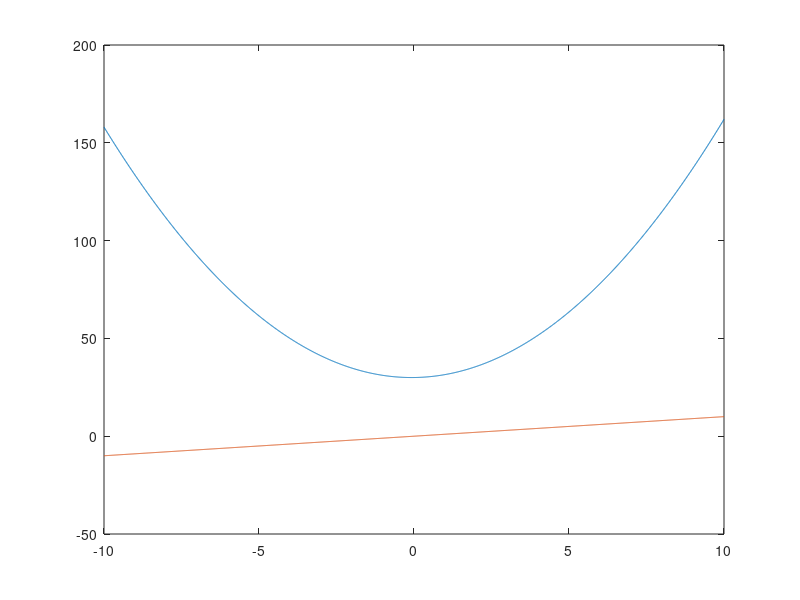
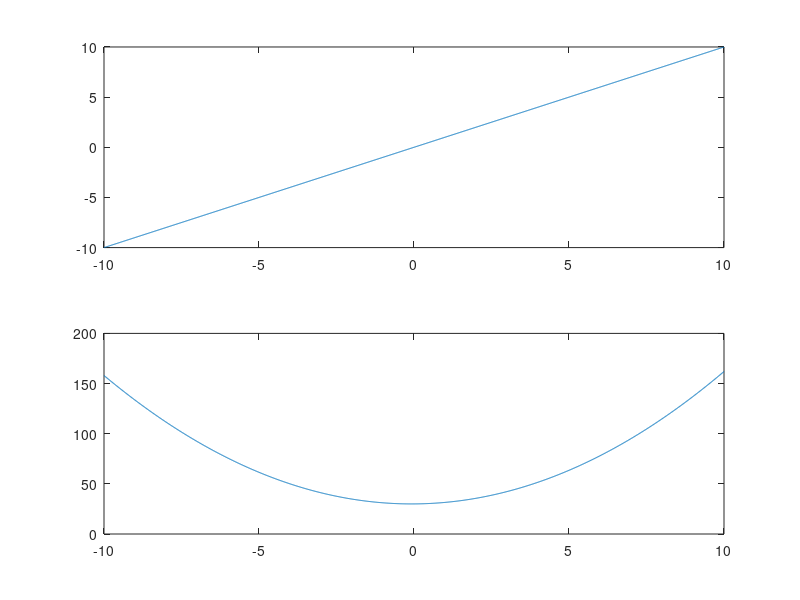

Recreate these plots in MATLAB, in order.
a = 1.3;
b = 0.2;
c = 30;
x = [-10:0.01:10];
p = @(x) a*x.^2+b*x+c; %analgous function
plot(x,p(x));
xlabel('x');
ylabel('y');
title('My first scipt');

line = @(x) x;
figure();
subplot(211);
plot(x,line(x));
subplot(212);
plot(x,p(x));

figure(1);
plot(x,p(x));
hold on;   %allows for graphs to be in the same figure, w/o the first graph would be replaced
plot(x,line(x));
hold off;